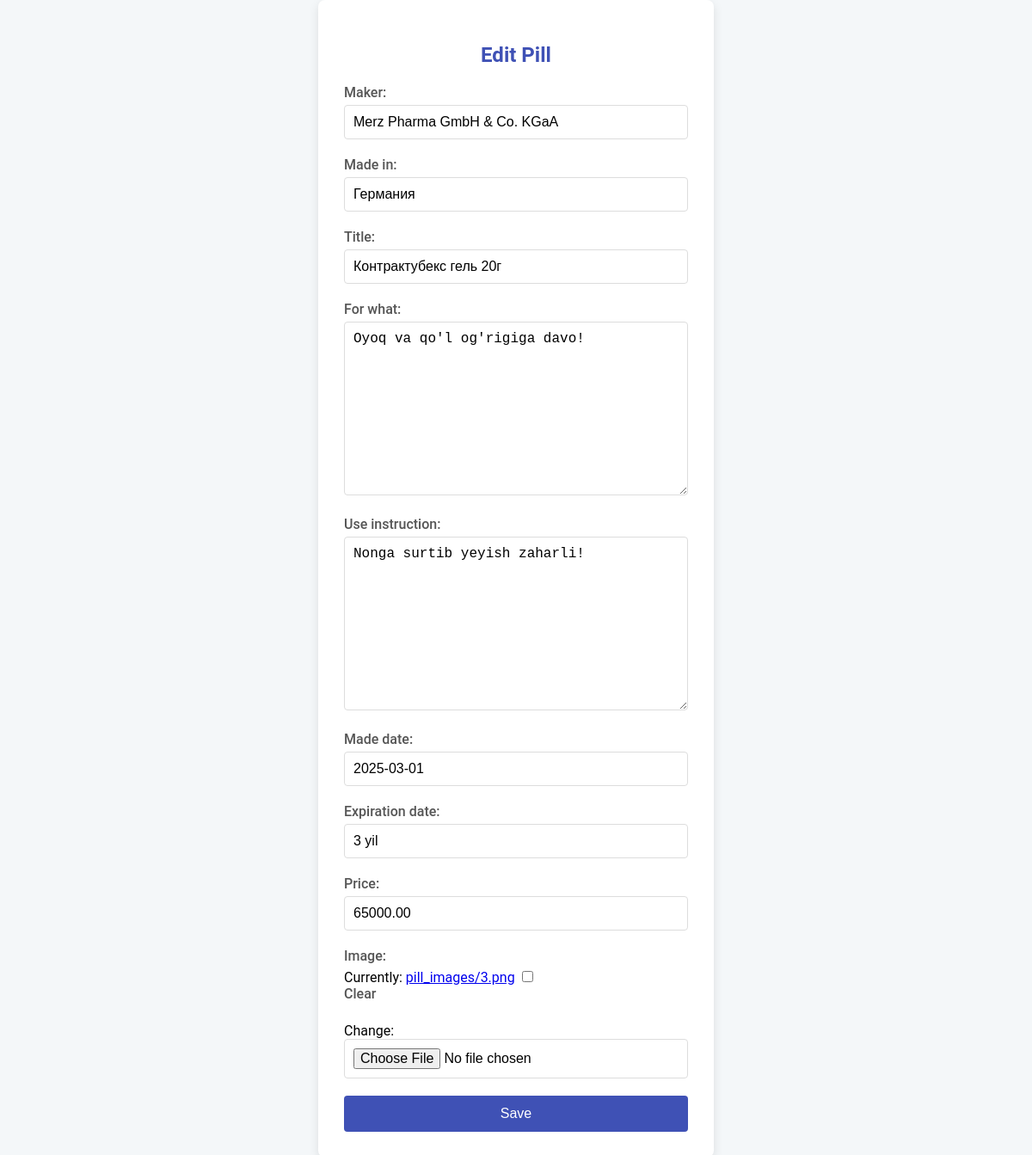
The page /edit/3/ on the database its author committed.
### home/models.py (models this page shows, shortened)
class Pills(models.Model):
    maker = models.CharField(max_length=30)
    made_in = models.CharField(max_length=30)
    title = models.CharField(max_length=30)
    for_what = models.TextField(blank=True)
    use_instruction = models.TextField()
    made_date = models.DateField()
    expiration_date = models.CharField(max_length=30)
    price = models.DecimalField(max_digits=15, decimal_places=2)
    image = models.ImageField(upload_to='pill_images', blank=True, null=True)
    created_at = models.DateTimeField(auto_now_add=True)
    class Meta:
        ordering = ['-created_at']

### home/views.py (the view, shortened to what this page needs)
# urls.py: path('edit/<int:pk>/', Editpill.as_view(), name='edit'),
class Editpill(UpdateView):
    model = Pills
    template_name = 'edit.html'
    form_class = PillForm
    context_object_name = 'pill'

### home/forms.py
class PillForm(forms.ModelForm):
    class Meta:
        model = Pills
        fields = '__all__'

### templates/edit.html (shortened to what this page needs)
<!DOCTYPE html>
<html lang="en">
<head>
</head>
<body>
    <div class="form-container">
        <h2>Edit Pill</h2>
        <form enctype="multipart/form-data" method="post" class="phone-form">
            {% for field in form %}
                <div class="form-field">
                    {{ field.label_tag }}
                    {{ field }}
                </div>
            {% endfor %}
            <button type="submit" class="save-button">Save</button>
        </form>
    </div>
</body>
</html>

### templates/edit.html (style rules this page uses)
body { font-family: 'Roboto', sans-serif; display: flex; justify-content: center; align-items: center; min-height: 100vh; margin: 0; background-color: #f4f7f9; }
.form-container { background-color: white; padding: 30px; border-radius: 8px; box-shadow: 0 4px 12px rgba(0, 0, 0, 0.1); width: 400px; max-width: 90%; }
.form-container h2 { text-align: center; margin-bottom: 20px; color: #3f51b5; }
.phone-form .form-field { margin-bottom: 20px; }
.phone-form label { display: block; margin-bottom: 5px; color: #555; font-weight: 500; }
.phone-form input[type="text"], .phone-form input[type="number"], .phone-form input[type="file"], .phone-form textarea, .phone-form select { width: calc(100% - 22px); padding: 10px; border: 1px solid #ddd; border-radius: 4px; transition: border-color 0.3s ease; font-size: 16px; }
.save-button { background-color: #3f51b5; color: white; padding: 12px 20px; border: none; border-radius: 4px; cursor: pointer; font-size: 16px; transition: background-color 0.3s ease; width: 100%; }

### rows shown on the page
Pills: form "Merz Pharma GmbH & Co. KGaA" "Германия" "Контрактубекс гель 20г" "Oyoq va qo'l og'rigiga davo!" "Nonga surtib yeyish zaharli!" "2025-03-01" "3 yil" "65000.00"

### other values the page prints
{{ field.label_tag }} "Maker:" "Made in:" "Title:" "For what:" "Use instruction:" "Made date:" "Expiration date:" "Price:" "Image:"
